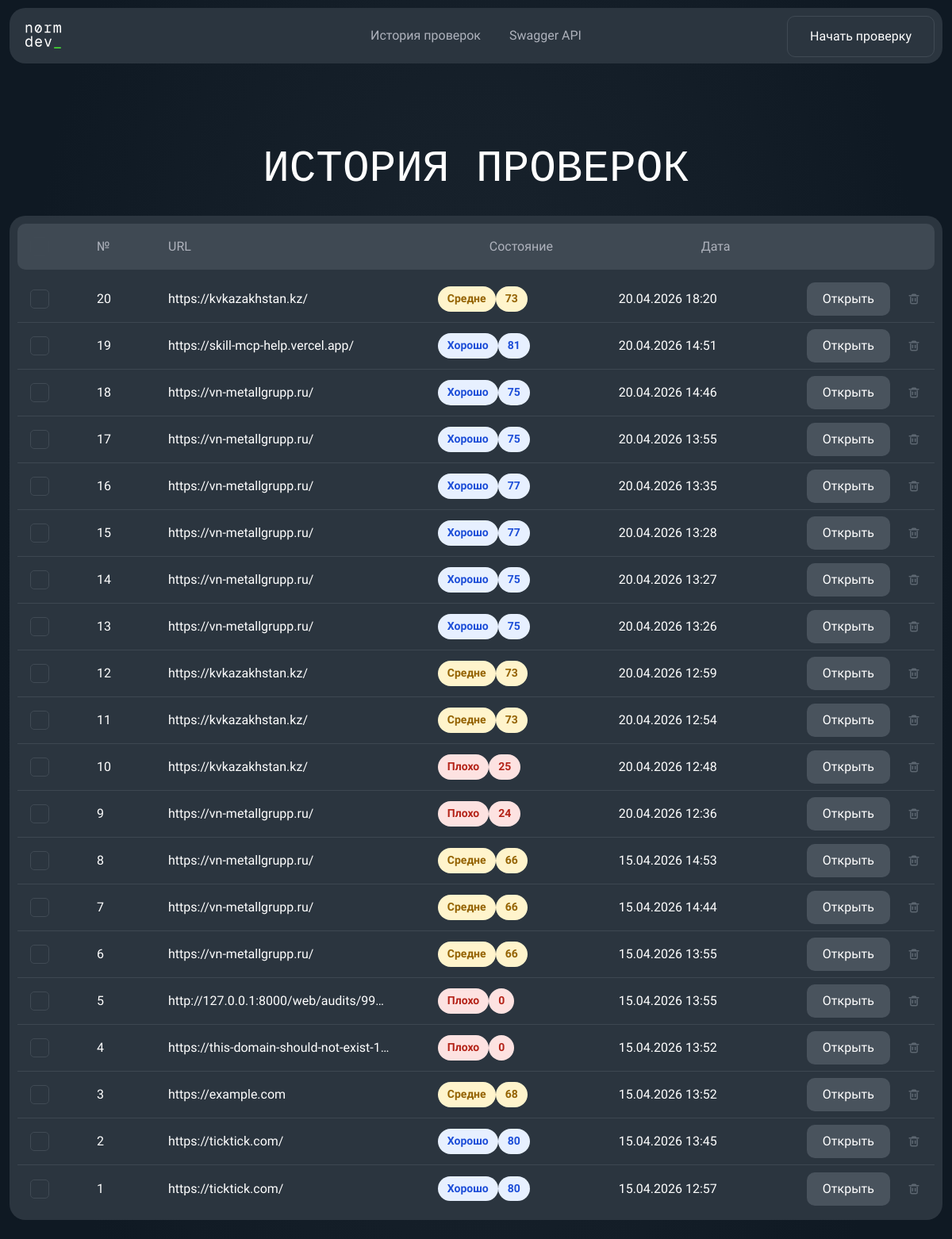
Page /web/history on the earlier database version.
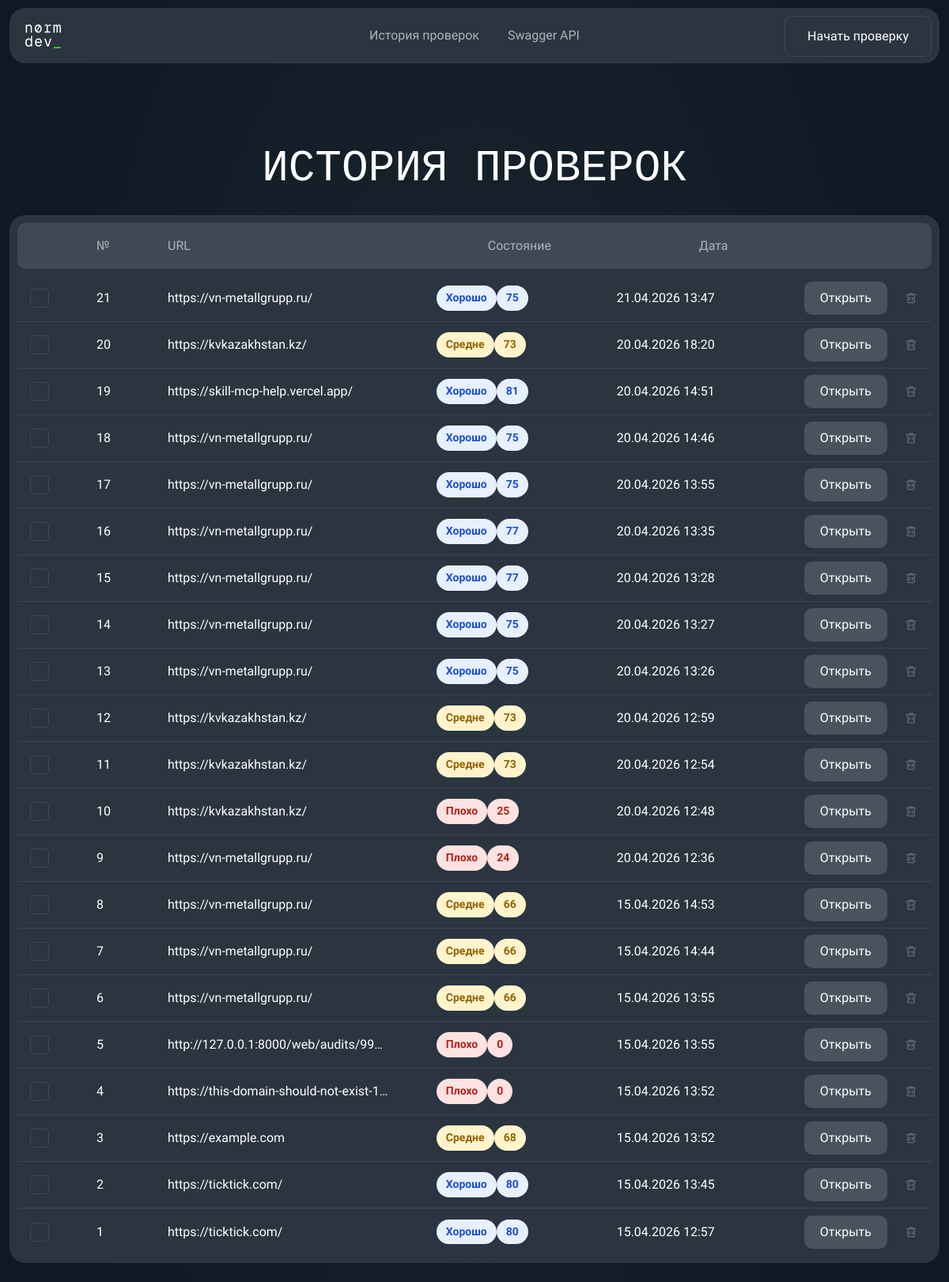
Same page on the later database version.
### app/models/audit.py (models this page shows)
class Audit(Base):
    __tablename__ = "audits"
    id: Mapped[int] = mapped_column(Integer, primary_key=True, index=True)
    url: Mapped[str] = mapped_column(String(2048), nullable=False, index=True)
    status: Mapped[str] = mapped_column(String(50), nullable=False, default="pending")
    total_score: Mapped[float | None] = mapped_column(Float, nullable=True)
    created_at: Mapped[datetime] = mapped_column(DateTime, default=datetime.utcnow, nullable=False)
    finished_at: Mapped[datetime | None] = mapped_column(DateTime, nullable=True)
    issues = relationship(
        "AuditIssue",
        back_populates="audit",
        cascade="all, delete-orphan"
    )
    metrics = relationship(
        "AuditMetric",
        back_populates="audit",
        cascade="all, delete-orphan"
    )
    reports = relationship(
        "AuditReport",
        back_populates="audit",
        cascade="all, delete-orphan"
    )

### app/api/web.py (the view)
@router.get("/web/history", response_class=HTMLResponse)
def web_history(
    request: Request,
    db: Session = Depends(get_db)
):
    repository = AuditRepository(db)
    audits = repository.get_audits()
    return templates.TemplateResponse(
        request=request,
        name="history.html",
        context={
            "title": "История проверок",
            "audits": audits,
            "get_score_label": get_score_label,
            "get_score_class": get_score_class,
            "get_status_label": get_status_label,
            "format_datetime": format_datetime,
        }
    )

### app/templates/history.html (shortened to what this page needs)
{% extends "base.html" %}
{% block body_class %}history-page{% endblock %}
{% block header %}
<header class="history-header home-header">
    <div class="home-header__inner">
        <a href="/web" class="home-logo" aria-label="Normdev">
        </a>
        <nav class="home-nav" aria-label="Основное меню">
            <a href="/web/history" aria-current="page">История проверок</a>
            <a href="/docs">Swagger API</a>
        </nav>
        <a href="/web" class="home-header__cta">Начать проверку</a>
    </div>
</header>
{% endblock %}
{% block main_wrapper_class %}{% endblock %}
{% block main_class %}history-main{% endblock %}
{% block content %}
<section class="history-shell">
    <h1 class="history-title">История проверок</h1>
    <section class="history-panel">
        <div class="history-panel__head">
            <label class="history-checkbox history-checkbox--header">
                <span></span>
            </label>
            <span>№</span>
            <span>URL</span>
            <span>Состояние</span>
            <span>Дата</span>
        </div>
        {% if audits %}
            <div class="history-list">
                {% for audit in audits %}
                    {% set score_class = get_score_class(audit.total_score) %}
                    {% set display_label = "Ошибка" if audit.total_score is none else ("Отлично" if audit.total_score >= 90 else "Хорошо" if audit.total_score >= 75 else "Средне" if audit.total_score >= 50 else "Плохо") %}
                    {% set display_score = audit.total_score | int if audit.total_score is not none else "-" %}
                    <div class="history-row">
                        <label class="history-checkbox">
                            <span></span>
                        </label>
                        <span class="history-row__index">{{ audits|length - loop.index0 }}</span>
                        <span class="history-row__url">{{ audit.url }}</span>
                        <span class="history-row__status">
                            <span class="history-pill {{ score_class }}">{{ display_label }}</span>
                            <span class="history-pill {{ score_class }}">{{ display_score }}</span>
                        </span>
                        <span class="history-row__date">{{ format_datetime(audit.created_at) }}</span>
                        <span class="history-row__actions">
                            <a href="/web/audits/{{ audit.id }}" class="history-open-button">Открыть</a>
                            <form method="post" action="/web/history/delete" class="history-delete-form" onsubmit="return confirm('Удалить эту проверку из истории?');">
                                <button type="submit" class="history-delete-button" aria-label="Удалить аудит {{ audit.id }}">
                                </button>
                            </form>
                        </span>
                    </div>
                {% endfor %}
            </div>
        {% else %}
            <div class="history-empty">
                <p class="history-empty__title">История аудитов пока пуста</p>
                <p class="history-empty__text">Запустите первую проверку, и результаты появятся здесь.</p>
                <a href="/web" class="history-open-button">Начать проверку</a>
            </div>
        {% endif %}
    </section>
</section>
{% endblock %}

### app/templates/base.html (shortened to what this page needs)
<!DOCTYPE html>
<html lang="ru">
<head>
    <link rel="stylesheet" href="/static/css/styles.css">
</head>
<body class="{% block body_class %}{% endblock %}">
    {% block header %}{% endblock %}
    <main class="{% block main_wrapper_class %}container{% endblock %} {% block main_class %}{% endblock %}">
        {% block content %}{% endblock %}
    </main>
</body>
</html>

Differences in the rows shown:
added Audit: index0 "21", url "https://vn-metallgrupp.ru/", display_label "Хорошо", display_score "75", created_at "21.04.2026 13:47"
